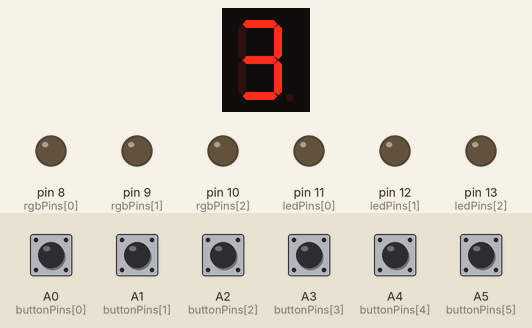
The sketch below on a simulated Arduino Uno, built with avr-gcc and run on an emulated ATmega328P. On the bench: 1-digit seven-segment display, output pins drawn as LEDs (lit = HIGH). Wiring (inferred from the names in the program): 1-digit 7-segment display, segments lit when HIGH: segments pin 1, pin 2, pin 3, pin 4, pin 5, pin 6, pin 7. Dashed ring = blinking. The test bench sets the inputs (shaded band); at power-on: A0 (buttonPins[0]), A1 (buttonPins[1]), A2 (buttonPins[2]), A3 (buttonPins[3]), A4 (buttonPins[4]), A5 (buttonPins[5]) HIGH. Random numbers use the default seed unless the sketch sets one; the segment pins are drawn as the display they are named for; pins used as bus, display or sensor lines are not drawn.

Above: at 1.2 s.
1.3 s: A3 (buttonPins[3]) pulled LOW for 0.15 s
At 2.0 s:
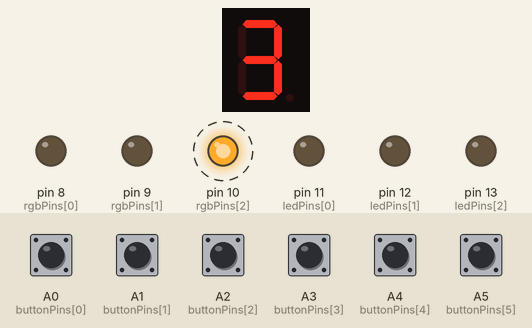
4.4 s: A0 (buttonPins[0]) pulled LOW for 0.15 s
At 5.9 s:
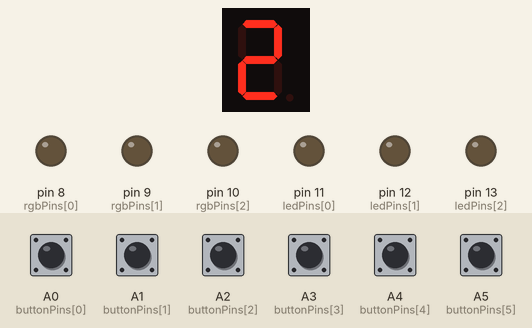
6.3 s: A1 (buttonPins[1]) pulled LOW for 0.15 s
At 7.4 s:
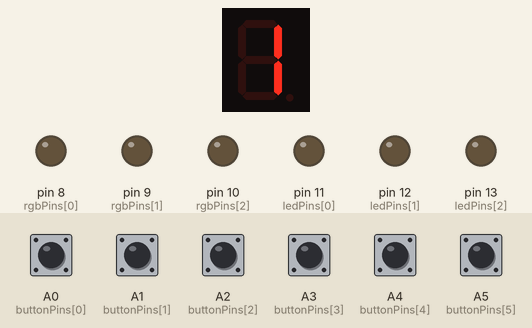
8.2 s: A2 (buttonPins[2]) pulled LOW for 0.15 s
At 8.47 s:
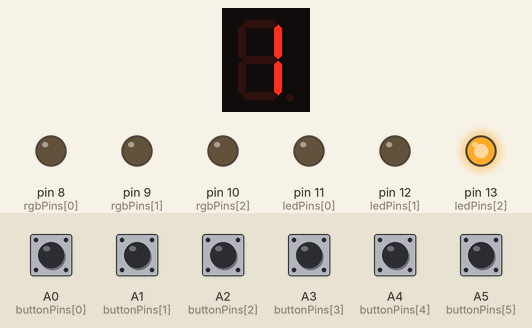
10.1 s: A0 (buttonPins[0]) pulled LOW for 1 s
At 11.22 s:
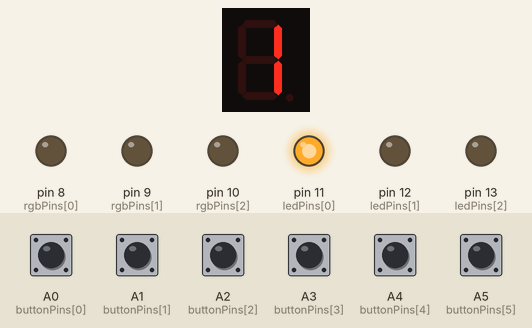
13.8 s: A3 (buttonPins[3]) pulled LOW for 1 s
At 15.4 s:
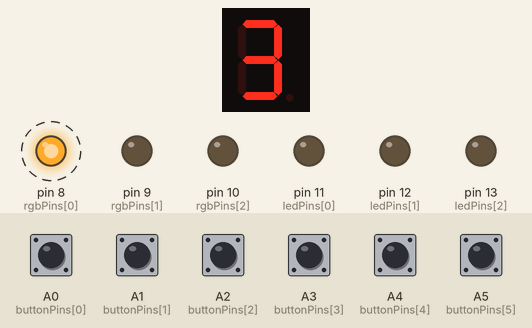
Timing chart, 0 to 18.0 s (numbered marks = the images above; inputs shaded):
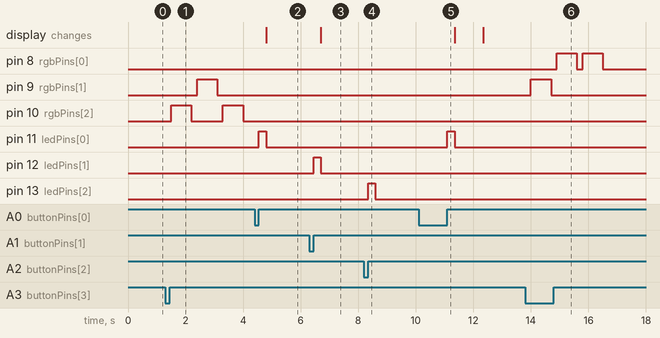

The sketch:

patterngame.ino
```cpp
int ssdPins[7] = {1, 2, 3, 4, 5, 6, 7};
int rgbPins[3] = {8, 9, 10};
int ledPins[3] = {11, 12, 13};

int buttonPins[6] = {A0, A1, A2, A3, A4, A5};
// buttons:
// A0 = button 1 (red)
// A1 = button 2 (green)
// A2 = button 3 (blue)
// A3 = start button
// A4 = increment numPatterns
// A5 = decrement numPatterns

const int minPatterns = 3;
const int maxPatterns = 9;
int numPatterns = 3;

int pattern[20];
int speed;

const byte digits[10] = {
  0b00111111, //0
  0b00000110, //1
  0b01011011, //2
  0b01001111, //3
  0b01100110, //4
  0b01101101, //5
  0b01111101, //6
  0b00000111, //7
  0b01111111, //8
  0b01101111  //9
};

void setup() {
  for (int i=0; i<3; i++) pinMode(ledPins[i], OUTPUT);
  for (int i=0; i<3; i++) pinMode(rgbPins[i], OUTPUT);
  for (int i=0; i<7; i++) pinMode(ssdPins[i], OUTPUT);

  for (int i=0; i<6; i++) pinMode(buttonPins[i], INPUT_PULLUP);

  randomSeed(analogRead(0));
  displaySSD(numPatterns);
}

void loop() {

  if(digitalRead(buttonPins[4]) == LOW){
    if(numPatterns < maxPatterns) numPatterns++;
    displaySSD(numPatterns);
    delay(200);
  }

  if(digitalRead(buttonPins[5]) == LOW){
    if(numPatterns > minPatterns) numPatterns--;
    displaySSD(numPatterns);
    delay(200);
  }

  // start game
  if(digitalRead(buttonPins[3]) == LOW){

    // reset game settings
    int lives = 3;
    int playerIndex = 0;
    speed = 700;
    displaySSD(lives);
    delay(200);

    generatePattern(numPatterns);
    playPattern(numPatterns);

    while(lives > 0){

      int playerInput = getPlayerInput();

      if(playerInput != -1){

        showPlayerLED(playerInput);
        delay(250);
        clearPlayerLEDs();

        if(playerInput == pattern[playerIndex]){
          playerIndex++;

          // completed the whole pattern
          if(playerIndex >= numPatterns){
            speed = max(200, speed - 100);  // harder next round
            generatePattern(numPatterns);
            playPattern(numPatterns);
            playerIndex = 0;
          }

        } else {
          // wrong press
          lives--;
          displaySSD(lives);
          playerIndex = 0;

          if(lives <= 0){
            delay(1000);
            displaySSD(numPatterns); // back to selection screen
          }
        }

        delay(200);
      }
    }
  }
}

void displaySSD(int num) {
  byte seg = digits[num];
  for(int i=0; i<7; i++){
    digitalWrite(ssdPins[i], (seg & (1 << i)) ? HIGH : LOW);
  }
}

void showRGB(int color) {
  for(int i=0; i<3; i++){
    digitalWrite(rgbPins[i], i==color ? HIGH : LOW);
  }
}

void clearRGB() {
  for(int i=0; i<3; i++) digitalWrite(rgbPins[i], LOW);
}

void showPlayerLED(int color){
  for(int i=0; i<3; i++){
    digitalWrite(ledPins[i], i==color ? HIGH : LOW);
  }
}

void clearPlayerLEDs(){
  for (int i=0; i<3; i++) digitalWrite(ledPins[i], LOW);
}

void generatePattern(int n) {
  for (int i=0; i<n; i++){
    pattern[i] = random(3);
  }
}

void playPattern(int n) {
  for (int i=0; i<n; i++){
    showRGB(pattern[i]);
    delay(speed);
    clearRGB();
    delay(200);
  }
}

int getPlayerInput() {
  for (int i = 0; i < 3; i++) {
    if (digitalRead(buttonPins[i]) == LOW) {
      delay(20);  // debounce
      while (digitalRead(buttonPins[i]) == LOW); // wait until release
      return i;
    }
  }
  return -1;
}
```

Measured:
- after the input at 1.3 s, pin 9 (rgbPins[1]): LOW → HIGH after 1.1 s, → LOW 0.70 s later; pin 10 (rgbPins[2]): alternates HIGH for 0.70 s and LOW for 1.1 s, starting after 0.20 s
- after the input at 4.4 s, pin 11 (ledPins[0]): LOW → HIGH after 0.15 s, → LOW 0.25 s later; the display: changes after 0.40 s (image 2)
- after the input at 6.3 s, pin 12 (ledPins[1]): LOW → HIGH after 0.15 s, → LOW 0.25 s later; the display: changes after 0.40 s (image 3)
- after the input at 8.2 s, pin 13 (ledPins[2]): LOW → HIGH after 0.15 s, → LOW 0.25 s later
- after the input at 10.1 s, pin 11 (ledPins[0]): LOW → HIGH after 1.0 s, → LOW 0.25 s later
- after the input at 13.8 s, pin 8 (rgbPins[0]): alternates HIGH for 0.70 s and LOW for 0.20 s, 4 changes in all, then stays LOW, starting after 1.1 s; pin 9 (rgbPins[1]): LOW → HIGH after 0.20 s, → LOW 0.70 s later
